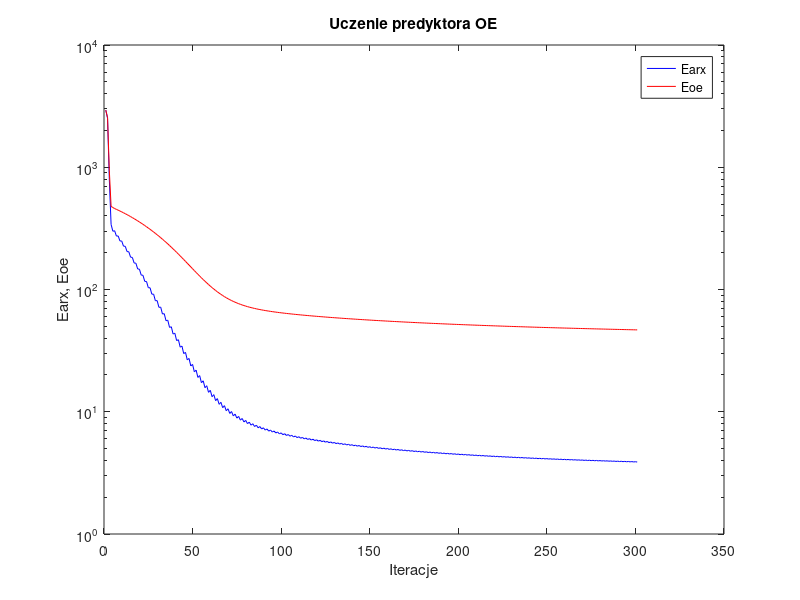
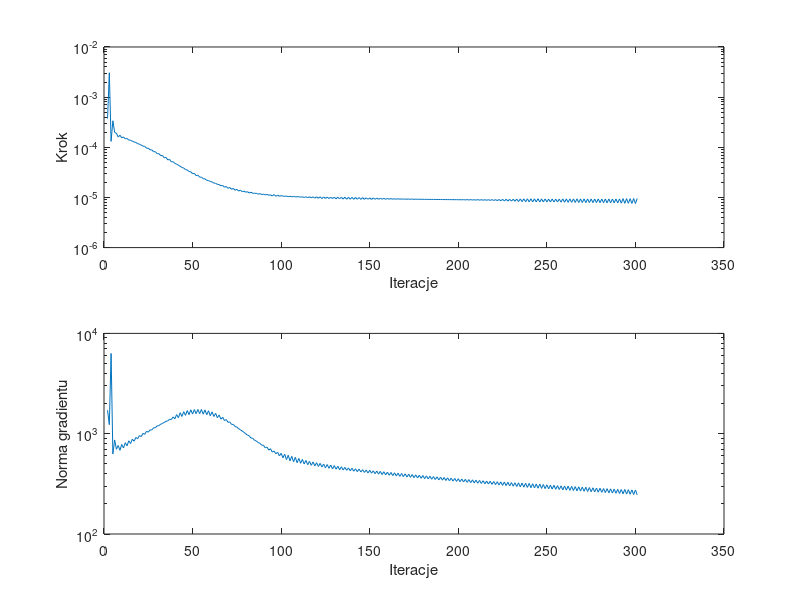

Here is the MATLAB script that generated these plots, in order:
%uczenie predyktora oe
clear all;
n=0; farx(n+1)=2.931471e+003; foe(n+1)=2.934896e+003; wspucz(n+1)=0.000000e+000; ng(n+1)=0.000000e+000;
n=1; farx(n+1)=2.520203e+003; foe(n+1)=2.554836e+003; krok(n+1)=3.729911e-004; ng(n+1)=1.714091e+003;
n=2; farx(n+1)=7.970839e+002; foe(n+1)=9.404128e+002; krok(n+1)=3.065383e-003; ng(n+1)=1.229347e+003;
n=3; farx(n+1)=3.406889e+002; foe(n+1)=4.786046e+002; krok(n+1)=1.312842e-004; ng(n+1)=6.314465e+003;
n=4; farx(n+1)=2.996064e+002; foe(n+1)=4.682464e+002; krok(n+1)=3.383827e-004; ng(n+1)=6.275516e+002;
n=5; farx(n+1)=3.024727e+002; foe(n+1)=4.594839e+002; krok(n+1)=1.984325e-004; ng(n+1)=8.664605e+002;
n=6; farx(n+1)=2.735278e+002; foe(n+1)=4.522664e+002; krok(n+1)=1.906434e-004; ng(n+1)=6.996403e+002;
n=7; farx(n+1)=2.741887e+002; foe(n+1)=4.455083e+002; krok(n+1)=1.601067e-004; ng(n+1)=7.627126e+002;
n=8; farx(n+1)=2.495675e+002; foe(n+1)=4.384413e+002; krok(n+1)=1.736749e-004; ng(n+1)=6.826196e+002;
n=9; farx(n+1)=2.492571e+002; foe(n+1)=4.314868e+002; krok(n+1)=1.546804e-004; ng(n+1)=7.803548e+002;
n=10; farx(n+1)=2.263084e+002; foe(n+1)=4.242212e+002; krok(n+1)=1.605954e-004; ng(n+1)=7.201073e+002;
n=11; farx(n+1)=2.256933e+002; foe(n+1)=4.170737e+002; krok(n+1)=1.476158e-004; ng(n+1)=8.126776e+002;
n=12; farx(n+1)=2.043013e+002; foe(n+1)=4.096325e+002; krok(n+1)=1.494509e-004; ng(n+1)=7.576706e+002;
n=13; farx(n+1)=2.035872e+002; foe(n+1)=4.023251e+002; krok(n+1)=1.395032e-004; ng(n+1)=8.497685e+002;
n=14; farx(n+1)=1.838496e+002; foe(n+1)=3.947440e+002; krok(n+1)=1.381179e-004; ng(n+1)=7.976902e+002;
n=15; farx(n+1)=1.830225e+002; foe(n+1)=3.873099e+002; krok(n+1)=1.323622e-004; ng(n+1)=8.820109e+002;
n=16; farx(n+1)=1.648467e+002; foe(n+1)=3.796264e+002; krok(n+1)=1.276009e-004; ng(n+1)=8.410947e+002;
n=17; farx(n+1)=1.640335e+002; foe(n+1)=3.721031e+002; krok(n+1)=1.247165e-004; ng(n+1)=9.175450e+002;
n=18; farx(n+1)=1.473066e+002; foe(n+1)=3.643525e+002; krok(n+1)=1.180809e-004; ng(n+1)=8.891487e+002;
n=19; farx(n+1)=1.466031e+002; foe(n+1)=3.567778e+002; krok(n+1)=1.156138e-004; ng(n+1)=9.576689e+002;
n=20; farx(n+1)=1.311769e+002; foe(n+1)=3.489984e+002; krok(n+1)=1.107642e-004; ng(n+1)=9.352032e+002;
n=21; farx(n+1)=1.307112e+002; foe(n+1)=3.414090e+002; krok(n+1)=1.052302e-004; ng(n+1)=1.007365e+003;
n=22; farx(n+1)=1.165380e+002; foe(n+1)=3.336277e+002; krok(n+1)=1.042068e-004; ng(n+1)=9.843147e+002;
n=23; farx(n+1)=1.163028e+002; foe(n+1)=3.260436e+002; krok(n+1)=9.580102e-005; ng(n+1)=1.058441e+003;
n=24; farx(n+1)=1.034989e+002; foe(n+1)=3.182791e+002; krok(n+1)=9.579321e-005; ng(n+1)=1.035927e+003;
n=25; farx(n+1)=1.032957e+002; foe(n+1)=3.107149e+002; krok(n+1)=8.923578e-005; ng(n+1)=1.091124e+003;
n=26; farx(n+1)=9.158619e+001; foe(n+1)=3.029881e+002; krok(n+1)=8.878196e-005; ng(n+1)=1.091722e+003;
n=27; farx(n+1)=9.160126e+001; foe(n+1)=2.954691e+002; krok(n+1)=8.147519e-005; ng(n+1)=1.143388e+003;
n=28; farx(n+1)=8.094406e+001; foe(n+1)=2.877998e+002; krok(n+1)=8.170121e-005; ng(n+1)=1.149367e+003;
n=29; farx(n+1)=8.112061e+001; foe(n+1)=2.803428e+002; krok(n+1)=7.432247e-005; ng(n+1)=1.192918e+003;
n=30; farx(n+1)=7.146086e+001; foe(n+1)=2.727496e+002; krok(n+1)=7.502023e-005; ng(n+1)=1.206906e+003;
n=31; farx(n+1)=7.176799e+001; foe(n+1)=2.653750e+002; krok(n+1)=6.791072e-005; ng(n+1)=1.240678e+003;
n=32; farx(n+1)=6.300985e+001; foe(n+1)=2.578817e+002; krok(n+1)=6.880069e-005; ng(n+1)=1.269354e+003;
n=33; farx(n+1)=6.344402e+001; foe(n+1)=2.506132e+002; krok(n+1)=6.153829e-005; ng(n+1)=1.291763e+003;
n=34; farx(n+1)=5.554080e+001; foe(n+1)=2.432433e+002; krok(n+1)=6.307208e-005; ng(n+1)=1.331513e+003;
n=35; farx(n+1)=5.606773e+001; foe(n+1)=2.361090e+002; krok(n+1)=5.587912e-005; ng(n+1)=1.339188e+003;
n=36; farx(n+1)=4.896439e+001; foe(n+1)=2.288937e+002; krok(n+1)=5.755042e-005; ng(n+1)=1.394904e+003;
n=37; farx(n+1)=4.956399e+001; foe(n+1)=2.219265e+002; krok(n+1)=5.113027e-005; ng(n+1)=1.381801e+003;
n=38; farx(n+1)=4.323699e+001; foe(n+1)=2.149071e+002; krok(n+1)=5.162212e-005; ng(n+1)=1.468268e+003;
n=39; farx(n+1)=4.385625e+001; foe(n+1)=2.081419e+002; krok(n+1)=4.765565e-005; ng(n+1)=1.407993e+003;
n=40; farx(n+1)=3.818726e+001; foe(n+1)=2.013572e+002; krok(n+1)=4.621507e-005; ng(n+1)=1.550337e+003;
n=41; farx(n+1)=3.884254e+001; foe(n+1)=1.948315e+002; krok(n+1)=4.381503e-005; ng(n+1)=1.442464e+003;
n=42; farx(n+1)=3.376418e+001; foe(n+1)=1.883160e+002; krok(n+1)=4.184295e-005; ng(n+1)=1.618621e+003;
n=43; farx(n+1)=3.443898e+001; foe(n+1)=1.820702e+002; krok(n+1)=3.955346e-005; ng(n+1)=1.485077e+003;
n=44; farx(n+1)=2.991112e+001; foe(n+1)=1.758628e+002; krok(n+1)=3.858161e-005; ng(n+1)=1.658202e+003;
n=45; farx(n+1)=3.061259e+001; foe(n+1)=1.699353e+002; krok(n+1)=3.598644e-005; ng(n+1)=1.523293e+003;
n=46; farx(n+1)=2.658366e+001; foe(n+1)=1.640726e+002; krok(n+1)=3.523097e-005; ng(n+1)=1.700911e+003;
n=47; farx(n+1)=2.728597e+001; foe(n+1)=1.584956e+002; krok(n+1)=3.287425e-005; ng(n+1)=1.549226e+003;
n=48; farx(n+1)=2.369706e+001; foe(n+1)=1.530087e+002; krok(n+1)=3.242569e-005; ng(n+1)=1.730894e+003;
n=49; farx(n+1)=2.439682e+001; foe(n+1)=1.478106e+002; krok(n+1)=2.981309e-005; ng(n+1)=1.570484e+003;
n=50; farx(n+1)=2.121335e+001; foe(n+1)=1.427217e+002; krok(n+1)=3.008893e-005; ng(n+1)=1.740261e+003;
n=51; farx(n+1)=2.190250e+001; foe(n+1)=1.379220e+002; krok(n+1)=2.722830e-005; ng(n+1)=1.582738e+003;
n=52; farx(n+1)=1.909085e+001; foe(n+1)=1.332484e+002; krok(n+1)=2.780862e-005; ng(n+1)=1.741491e+003;
n=53; farx(n+1)=1.976165e+001; foe(n+1)=1.288592e+002; krok(n+1)=2.531441e-005; ng(n+1)=1.583311e+003;
n=54; farx(n+1)=1.728589e+001; foe(n+1)=1.246131e+002; krok(n+1)=2.537849e-005; ng(n+1)=1.744627e+003;
n=55; farx(n+1)=1.791504e+001; foe(n+1)=1.206372e+002; krok(n+1)=2.362476e-005; ng(n+1)=1.565379e+003;
n=56; farx(n+1)=1.573294e+001; foe(n+1)=1.168134e+002; krok(n+1)=2.351238e-005; ng(n+1)=1.725706e+003;
n=57; farx(n+1)=1.632876e+001; foe(n+1)=1.132449e+002; krok(n+1)=2.199768e-005; ng(n+1)=1.545868e+003;
n=58; farx(n+1)=1.442189e+001; foe(n+1)=1.098325e+002; krok(n+1)=2.170937e-005; ng(n+1)=1.693187e+003;
n=59; farx(n+1)=1.497010e+001; foe(n+1)=1.066564e+002; krok(n+1)=2.078166e-005; ng(n+1)=1.507834e+003;
n=60; farx(n+1)=1.328116e+001; foe(n+1)=1.036367e+002; krok(n+1)=2.038856e-005; ng(n+1)=1.652407e+003;
n=61; farx(n+1)=1.380434e+001; foe(n+1)=1.008346e+002; krok(n+1)=1.933505e-005; ng(n+1)=1.484859e+003;
n=62; farx(n+1)=1.232152e+001; foe(n+1)=9.818222e+001; krok(n+1)=1.912864e-005; ng(n+1)=1.597467e+003;
n=63; farx(n+1)=1.280629e+001; foe(n+1)=9.572679e+001; krok(n+1)=1.821997e-005; ng(n+1)=1.441519e+003;
n=64; farx(n+1)=1.150164e+001; foe(n+1)=9.341242e+001; krok(n+1)=1.804864e-005; ng(n+1)=1.535084e+003;
n=65; farx(n+1)=1.194787e+001; foe(n+1)=9.127402e+001; krok(n+1)=1.709205e-005; ng(n+1)=1.394990e+003;
n=66; farx(n+1)=1.079585e+001; foe(n+1)=8.926465e+001; krok(n+1)=1.731546e-005; ng(n+1)=1.458830e+003;
n=67; farx(n+1)=1.121248e+001; foe(n+1)=8.741099e+001; krok(n+1)=1.602043e-005; ng(n+1)=1.352139e+003;
n=68; farx(n+1)=1.019741e+001; foe(n+1)=8.567358e+001; krok(n+1)=1.656922e-005; ng(n+1)=1.382613e+003;
n=69; farx(n+1)=1.058202e+001; foe(n+1)=8.407248e+001; krok(n+1)=1.519696e-005; ng(n+1)=1.298992e+003;
n=70; farx(n+1)=9.688013e+000; foe(n+1)=8.257496e+001; krok(n+1)=1.579136e-005; ng(n+1)=1.309861e+003;
n=71; farx(n+1)=1.003900e+001; foe(n+1)=8.119540e+001; krok(n+1)=1.453671e-005; ng(n+1)=1.238414e+003;
n=72; farx(n+1)=9.246961e+000; foe(n+1)=7.990643e+001; krok(n+1)=1.515170e-005; ng(n+1)=1.236918e+003;
n=73; farx(n+1)=9.569317e+000; foe(n+1)=7.871819e+001; krok(n+1)=1.390226e-005; ng(n+1)=1.181413e+003;
n=74; farx(n+1)=8.867309e+000; foe(n+1)=7.760851e+001; krok(n+1)=1.455793e-005; ng(n+1)=1.164114e+003;
n=75; farx(n+1)=9.161768e+000; foe(n+1)=7.658452e+001; krok(n+1)=1.338477e-005; ng(n+1)=1.121733e+003;
n=76; farx(n+1)=8.537914e+000; foe(n+1)=7.562776e+001; krok(n+1)=1.400833e-005; ng(n+1)=1.093655e+003;
n=77; farx(n+1)=8.808197e+000; foe(n+1)=7.474350e+001; krok(n+1)=1.302585e-005; ng(n+1)=1.062155e+003;
n=78; farx(n+1)=8.253337e+000; foe(n+1)=7.391664e+001; krok(n+1)=1.334530e-005; ng(n+1)=1.031652e+003;
n=79; farx(n+1)=8.496737e+000; foe(n+1)=7.315048e+001; krok(n+1)=1.273164e-005; ng(n+1)=9.983097e+002;
n=80; farx(n+1)=7.995397e+000; foe(n+1)=7.243233e+001; krok(n+1)=1.302585e-005; ng(n+1)=9.671274e+002;
n=81; farx(n+1)=8.221192e+000; foe(n+1)=7.176471e+001; krok(n+1)=1.224850e-005; ng(n+1)=9.519375e+002;
n=82; farx(n+1)=7.770692e+000; foe(n+1)=7.113737e+001; krok(n+1)=1.268925e-005; ng(n+1)=9.030023e+002;
n=83; farx(n+1)=7.980271e+000; foe(n+1)=7.055258e+001; krok(n+1)=1.209447e-005; ng(n+1)=9.002483e+002;
n=84; farx(n+1)=7.573795e+000; foe(n+1)=7.000154e+001; krok(n+1)=1.209645e-005; ng(n+1)=8.578433e+002;
n=85; farx(n+1)=7.765509e+000; foe(n+1)=6.948574e+001; krok(n+1)=1.209447e-005; ng(n+1)=8.458153e+002;
n=86; farx(n+1)=7.394937e+000; foe(n+1)=6.899768e+001; krok(n+1)=1.161317e-005; ng(n+1)=8.166559e+002;
n=87; farx(n+1)=7.570210e+000; foe(n+1)=6.853898e+001; krok(n+1)=1.191391e-005; ng(n+1)=8.020827e+002;
n=88; farx(n+1)=7.230311e+000; foe(n+1)=6.810359e+001; krok(n+1)=1.141354e-005; ng(n+1)=7.688514e+002;
n=89; farx(n+1)=7.393438e+000; foe(n+1)=6.769269e+001; krok(n+1)=1.161523e-005; ng(n+1)=7.680256e+002;
n=90; farx(n+1)=7.080842e+000; foe(n+1)=6.730119e+001; krok(n+1)=1.127096e-005; ng(n+1)=7.226243e+002;
n=91; farx(n+1)=7.234394e+000; foe(n+1)=6.693006e+001; krok(n+1)=1.144248e-005; ng(n+1)=7.363071e+002;
n=92; farx(n+1)=6.943373e+000; foe(n+1)=6.657499e+001; krok(n+1)=1.109569e-005; ng(n+1)=6.859444e+002;
n=93; farx(n+1)=7.089356e+000; foe(n+1)=6.623710e+001; krok(n+1)=1.126542e-005; ng(n+1)=7.091362e+002;
n=94; farx(n+1)=6.822575e+000; foe(n+1)=6.591250e+001; krok(n+1)=1.069939e-005; ng(n+1)=6.552199e+002;
n=95; farx(n+1)=6.956920e+000; foe(n+1)=6.560165e+001; krok(n+1)=1.143043e-005; ng(n+1)=6.716942e+002;
n=96; farx(n+1)=6.704740e+000; foe(n+1)=6.530232e+001; krok(n+1)=1.052881e-005; ng(n+1)=6.310435e+002;
n=97; farx(n+1)=6.832783e+000; foe(n+1)=6.501516e+001; krok(n+1)=1.115447e-005; ng(n+1)=6.524958e+002;
n=98; farx(n+1)=6.594808e+000; foe(n+1)=6.473762e+001; krok(n+1)=1.054828e-005; ng(n+1)=6.006732e+002;
n=99; farx(n+1)=6.717778e+000; foe(n+1)=6.447048e+001; krok(n+1)=1.085468e-005; ng(n+1)=6.370547e+002;
n=100; farx(n+1)=6.492018e+000; foe(n+1)=6.421132e+001; krok(n+1)=1.061240e-005; ng(n+1)=5.749832e+002;
n=101; farx(n+1)=6.610776e+000; foe(n+1)=6.396108e+001; krok(n+1)=1.055114e-005; ng(n+1)=6.240886e+002;
n=102; farx(n+1)=6.397003e+000; foe(n+1)=6.371749e+001; krok(n+1)=1.063629e-005; ng(n+1)=5.520245e+002;
n=103; farx(n+1)=6.511582e+000; foe(n+1)=6.348160e+001; krok(n+1)=1.039083e-005; ng(n+1)=6.096387e+002;
n=104; farx(n+1)=6.308270e+000; foe(n+1)=6.325137e+001; krok(n+1)=1.057446e-005; ng(n+1)=5.357497e+002;
n=105; farx(n+1)=6.418918e+000; foe(n+1)=6.302788e+001; krok(n+1)=1.030147e-005; ng(n+1)=5.951624e+002;
n=106; farx(n+1)=6.224678e+000; foe(n+1)=6.280926e+001; krok(n+1)=1.048504e-005; ng(n+1)=5.240189e+002;
n=107; farx(n+1)=6.331879e+000; foe(n+1)=6.259656e+001; krok(n+1)=1.023758e-005; ng(n+1)=5.817888e+002;
n=108; farx(n+1)=6.146484e+000; foe(n+1)=6.238812e+001; krok(n+1)=1.033992e-005; ng(n+1)=5.138672e+002;
n=109; farx(n+1)=6.250388e+000; foe(n+1)=6.218492e+001; krok(n+1)=1.029142e-005; ng(n+1)=5.673022e+002;
n=110; farx(n+1)=6.072157e+000; foe(n+1)=6.198543e+001; krok(n+1)=1.015216e-005; ng(n+1)=5.071088e+002;
n=111; farx(n+1)=6.172723e+000; foe(n+1)=6.179062e+001; krok(n+1)=1.029142e-005; ng(n+1)=5.543745e+002;
n=112; farx(n+1)=6.002255e+000; foe(n+1)=6.159907e+001; krok(n+1)=9.975945e-006; ng(n+1)=4.990657e+002;
n=113; farx(n+1)=6.098700e+000; foe(n+1)=6.141169e+001; krok(n+1)=1.031835e-005; ng(n+1)=5.409127e+002;
n=114; farx(n+1)=5.934759e+000; foe(n+1)=6.122730e+001; krok(n+1)=9.888364e-006; ng(n+1)=4.905881e+002;
n=115; farx(n+1)=6.028538e+000; foe(n+1)=6.104667e+001; krok(n+1)=1.031835e-005; ng(n+1)=5.309699e+002;
n=116; farx(n+1)=5.869904e+000; foe(n+1)=6.086872e+001; krok(n+1)=9.808732e-006; ng(n+1)=4.837790e+002;
n=117; farx(n+1)=5.961642e+000; foe(n+1)=6.069428e+001; krok(n+1)=1.029142e-005; ng(n+1)=5.228777e+002;
n=118; farx(n+1)=5.808317e+000; foe(n+1)=6.052220e+001; krok(n+1)=9.706803e-006; ng(n+1)=4.774883e+002;
n=119; farx(n+1)=5.897658e+000; foe(n+1)=6.035337e+001; krok(n+1)=1.029142e-005; ng(n+1)=5.141206e+002;
n=120; farx(n+1)=5.749238e+000; foe(n+1)=6.018669e+001; krok(n+1)=9.622040e-006; ng(n+1)=4.713908e+002;
n=121; farx(n+1)=5.836454e+000; foe(n+1)=6.002307e+001; krok(n+1)=1.029142e-005; ng(n+1)=5.061318e+002;
n=122; farx(n+1)=5.692895e+000; foe(n+1)=5.986137e+001; krok(n+1)=9.515478e-006; ng(n+1)=4.658495e+002;
n=123; farx(n+1)=5.777066e+000; foe(n+1)=5.970251e+001; krok(n+1)=1.023989e-005; ng(n+1)=4.975964e+002;
n=124; farx(n+1)=5.637841e+000; foe(n+1)=5.954563e+001; krok(n+1)=9.549067e-006; ng(n+1)=4.577398e+002;
n=125; farx(n+1)=5.720511e+000; foe(n+1)=5.939139e+001; krok(n+1)=1.015968e-005; ng(n+1)=4.924061e+002;
n=126; farx(n+1)=5.585270e+000; foe(n+1)=5.923892e+001; krok(n+1)=9.520265e-006; ng(n+1)=4.519130e+002;
n=127; farx(n+1)=5.665945e+000; foe(n+1)=5.908896e+001; krok(n+1)=1.008355e-005; ng(n+1)=4.864984e+002;
n=128; farx(n+1)=5.534637e+000; foe(n+1)=5.894070e+001; krok(n+1)=9.520842e-006; ng(n+1)=4.458265e+002;
n=129; farx(n+1)=5.614188e+000; foe(n+1)=5.879478e+001; krok(n+1)=1.009346e-005; ng(n+1)=4.810541e+002;
n=130; farx(n+1)=5.486613e+000; foe(n+1)=5.865032e+001; krok(n+1)=9.386788e-006; ng(n+1)=4.425532e+002;
n=131; farx(n+1)=5.563571e+000; foe(n+1)=5.850810e+001; krok(n+1)=1.008355e-005; ng(n+1)=4.733824e+002;
n=132; farx(n+1)=5.439520e+000; foe(n+1)=5.836742e+001; krok(n+1)=9.392863e-006; ng(n+1)=4.373722e+002;
n=133; farx(n+1)=5.515479e+000; foe(n+1)=5.822886e+001; krok(n+1)=1.009346e-005; ng(n+1)=4.685158e+002;
n=134; farx(n+1)=5.394821e+000; foe(n+1)=5.809159e+001; krok(n+1)=9.263865e-006; ng(n+1)=4.351999e+002;
n=135; farx(n+1)=5.468659e+000; foe(n+1)=5.795636e+001; krok(n+1)=1.013046e-005; ng(n+1)=4.612916e+002;
n=136; farx(n+1)=5.351139e+000; foe(n+1)=5.782244e+001; krok(n+1)=9.215371e-006; ng(n+1)=4.316189e+002;
n=137; farx(n+1)=5.423132e+000; foe(n+1)=5.769048e+001; krok(n+1)=1.008355e-005; ng(n+1)=4.559048e+002;
n=138; farx(n+1)=5.308618e+000; foe(n+1)=5.755986e+001; krok(n+1)=9.225986e-006; ng(n+1)=4.269084e+002;
n=139; farx(n+1)=5.379338e+000; foe(n+1)=5.743110e+001; krok(n+1)=1.003408e-005; ng(n+1)=4.517503e+002;
n=140; farx(n+1)=5.267720e+000; foe(n+1)=5.730358e+001; krok(n+1)=9.196428e-006; ng(n+1)=4.231110e+002;
n=141; farx(n+1)=5.336733e+000; foe(n+1)=5.717785e+001; krok(n+1)=9.975945e-006; ng(n+1)=4.469569e+002;
n=142; farx(n+1)=5.227795e+000; foe(n+1)=5.705336e+001; krok(n+1)=9.225986e-006; ng(n+1)=4.183924e+002;
n=143; farx(n+1)=5.296010e+000; foe(n+1)=5.693060e+001; krok(n+1)=9.952471e-006; ng(n+1)=4.435495e+002;
n=144; farx(n+1)=5.189798e+000; foe(n+1)=5.680889e+001; krok(n+1)=9.137433e-006; ng(n+1)=4.158673e+002;
n=145; farx(n+1)=5.256080e+000; foe(n+1)=5.668886e+001; krok(n+1)=9.936047e-006; ng(n+1)=4.378254e+002;
n=146; farx(n+1)=5.152410e+000; foe(n+1)=5.656996e+001; krok(n+1)=9.155646e-006; ng(n+1)=4.114373e+002;
n=147; farx(n+1)=5.217265e+000; foe(n+1)=5.645266e+001; krok(n+1)=9.841122e-006; ng(n+1)=4.342918e+002;
n=148; farx(n+1)=5.116009e+000; foe(n+1)=5.633649e+001; krok(n+1)=9.207477e-006; ng(n+1)=4.065204e+002;
n=149; farx(n+1)=5.180195e+000; foe(n+1)=5.622186e+001; krok(n+1)=9.809075e-006; ng(n+1)=4.314929e+002;
n=150; farx(n+1)=5.081342e+000; foe(n+1)=5.610819e+001; krok(n+1)=9.128990e-006; ng(n+1)=4.040614e+002;
n=151; farx(n+1)=5.143696e+000; foe(n+1)=5.599601e+001; krok(n+1)=9.772716e-006; ng(n+1)=4.263475e+002;
n=152; farx(n+1)=5.047009e+000; foe(n+1)=5.588487e+001; krok(n+1)=9.184756e-006; ng(n+1)=3.993934e+002;
n=153; farx(n+1)=5.108364e+000; foe(n+1)=5.577518e+001; krok(n+1)=9.671965e-006; ng(n+1)=4.239385e+002;
n=154; farx(n+1)=5.013850e+000; foe(n+1)=5.566646e+001; krok(n+1)=9.215371e-006; ng(n+1)=3.951453e+002;
n=155; farx(n+1)=5.074136e+000; foe(n+1)=5.555914e+001; krok(n+1)=9.602384e-006; ng(n+1)=4.209686e+002;
n=156; farx(n+1)=4.981682e+000; foe(n+1)=5.545274e+001; krok(n+1)=9.233149e-006; ng(n+1)=3.914107e+002;
n=157; farx(n+1)=5.041003e+000; foe(n+1)=5.534769e+001; krok(n+1)=9.555815e-006; ng(n+1)=4.179329e+002;
n=158; farx(n+1)=4.950605e+000; foe(n+1)=5.524353e+001; krok(n+1)=9.215371e-006; ng(n+1)=3.883865e+002;
n=159; farx(n+1)=5.008732e+000; foe(n+1)=5.514066e+001; krok(n+1)=9.520842e-006; ng(n+1)=4.142318e+002;
n=160; farx(n+1)=4.920318e+000; foe(n+1)=5.503866e+001; krok(n+1)=9.215371e-006; ng(n+1)=3.850807e+002;
n=161; farx(n+1)=4.977366e+000; foe(n+1)=5.493792e+001; krok(n+1)=9.479621e-006; ng(n+1)=4.109010e+002;
n=162; farx(n+1)=4.890851e+000; foe(n+1)=5.483802e+001; krok(n+1)=9.215371e-006; ng(n+1)=3.818700e+002;
n=163; farx(n+1)=4.946839e+000; foe(n+1)=5.473933e+001; krok(n+1)=9.434846e-006; ng(n+1)=4.076783e+002;
n=164; farx(n+1)=4.862187e+000; foe(n+1)=5.464145e+001; krok(n+1)=9.217968e-006; ng(n+1)=3.786085e+002;
n=165; farx(n+1)=4.917221e+000; foe(n+1)=5.454476e+001; krok(n+1)=9.405221e-006; ng(n+1)=4.044944e+002;
n=166; farx(n+1)=4.834322e+000; foe(n+1)=5.444885e+001; krok(n+1)=9.203865e-006; ng(n+1)=3.758196e+002;
n=167; farx(n+1)=4.888364e+000; foe(n+1)=5.435408e+001; krok(n+1)=9.375707e-006; ng(n+1)=4.012314e+002;
n=168; farx(n+1)=4.807174e+000; foe(n+1)=5.426007e+001; krok(n+1)=9.196428e-006; ng(n+1)=3.729313e+002;
n=169; farx(n+1)=4.860244e+000; foe(n+1)=5.416717e+001; krok(n+1)=9.340678e-006; ng(n+1)=3.981058e+002;
n=170; farx(n+1)=4.780765e+000; foe(n+1)=5.407501e+001; krok(n+1)=9.188990e-006; ng(n+1)=3.699670e+002;
n=171; farx(n+1)=4.832926e+000; foe(n+1)=5.398393e+001; krok(n+1)=9.322149e-006; ng(n+1)=3.948974e+002;
n=172; farx(n+1)=4.755071e+000; foe(n+1)=5.389356e+001; krok(n+1)=9.165986e-006; ng(n+1)=3.674079e+002;
n=173; farx(n+1)=4.806259e+000; foe(n+1)=5.380423e+001; krok(n+1)=9.299765e-006; ng(n+1)=3.915945e+002;
n=174; farx(n+1)=4.729972e+000; foe(n+1)=5.371560e+001; krok(n+1)=9.158722e-006; ng(n+1)=3.646219e+002;
n=175; farx(n+1)=4.780234e+000; foe(n+1)=5.362798e+001; krok(n+1)=9.263868e-006; ng(n+1)=3.886008e+002;
n=176; farx(n+1)=4.705501e+000; foe(n+1)=5.354105e+001; krok(n+1)=9.158722e-006; ng(n+1)=3.616787e+002;
n=177; farx(n+1)=4.754918e+000; foe(n+1)=5.345509e+001; krok(n+1)=9.237209e-006; ng(n+1)=3.856830e+002;
n=178; farx(n+1)=4.681650e+000; foe(n+1)=5.336979e+001; krok(n+1)=9.148208e-006; ng(n+1)=3.590611e+002;
n=179; farx(n+1)=4.730249e+000; foe(n+1)=5.328545e+001; krok(n+1)=9.215371e-006; ng(n+1)=3.827643e+002;
n=180; farx(n+1)=4.658433e+000; foe(n+1)=5.320174e+001; krok(n+1)=9.128990e-006; ng(n+1)=3.565675e+002;
n=181; farx(n+1)=4.706166e+000; foe(n+1)=5.311896e+001; krok(n+1)=9.195979e-006; ng(n+1)=3.796868e+002;
n=182; farx(n+1)=4.635759e+000; foe(n+1)=5.303681e+001; krok(n+1)=9.117057e-006; ng(n+1)=3.539894e+002;
n=183; farx(n+1)=4.682690e+000; foe(n+1)=5.295555e+001; krok(n+1)=9.177209e-006; ng(n+1)=3.767674e+002;
n=184; farx(n+1)=4.613655e+000; foe(n+1)=5.287490e+001; krok(n+1)=9.098641e-006; ng(n+1)=3.515501e+002;
n=185; farx(n+1)=4.659763e+000; foe(n+1)=5.279512e+001; krok(n+1)=9.158722e-006; ng(n+1)=3.737855e+002;
n=186; farx(n+1)=4.591972e+000; foe(n+1)=5.271593e+001; krok(n+1)=9.098741e-006; ng(n+1)=3.490483e+002;
n=187; farx(n+1)=4.637343e+000; foe(n+1)=5.263759e+001; krok(n+1)=9.117057e-006; ng(n+1)=3.713620e+002;
n=188; farx(n+1)=4.570930e+000; foe(n+1)=5.255983e+001; krok(n+1)=9.089066e-006; ng(n+1)=3.463449e+002;
n=189; farx(n+1)=4.615537e+000; foe(n+1)=5.248289e+001; krok(n+1)=9.109987e-006; ng(n+1)=3.683723e+002;
n=190; farx(n+1)=4.550324e+000; foe(n+1)=5.240652e+001; krok(n+1)=9.071830e-006; ng(n+1)=3.441406e+002;
n=191; farx(n+1)=4.594177e+000; foe(n+1)=5.233094e+001; krok(n+1)=9.081828e-006; ng(n+1)=3.657006e+002;
n=192; farx(n+1)=4.530170e+000; foe(n+1)=5.225591e+001; krok(n+1)=9.071830e-006; ng(n+1)=3.415907e+002;
n=193; farx(n+1)=4.573356e+000; foe(n+1)=5.218166e+001; krok(n+1)=9.058324e-006; ng(n+1)=3.632047e+002;
n=194; farx(n+1)=4.510540e+000; foe(n+1)=5.210794e+001; krok(n+1)=9.054721e-006; ng(n+1)=3.393159e+002;
n=195; farx(n+1)=4.553003e+000; foe(n+1)=5.203498e+001; krok(n+1)=9.041389e-006; ng(n+1)=3.604550e+002;
n=196; farx(n+1)=4.491300e+000; foe(n+1)=5.196253e+001; krok(n+1)=9.049168e-006; ng(n+1)=3.369981e+002;
n=197; farx(n+1)=4.533109e+000; foe(n+1)=5.189083e+001; krok(n+1)=9.014671e-006; ng(n+1)=3.580346e+002;
n=198; farx(n+1)=4.472519e+000; foe(n+1)=5.181963e+001; krok(n+1)=9.041389e-006; ng(n+1)=3.346773e+002;
n=199; farx(n+1)=4.513692e+000; foe(n+1)=5.174914e+001; krok(n+1)=8.997287e-006; ng(n+1)=3.555336e+002;
n=200; farx(n+1)=4.454184e+000; foe(n+1)=5.167915e+001; krok(n+1)=9.024321e-006; ng(n+1)=3.325407e+002;
n=201; farx(n+1)=4.494597e+000; foe(n+1)=5.160986e+001; krok(n+1)=8.960031e-006; ng(n+1)=3.529422e+002;
n=202; farx(n+1)=4.436137e+000; foe(n+1)=5.154105e+001; krok(n+1)=9.050777e-006; ng(n+1)=3.297634e+002;
n=203; farx(n+1)=4.475975e+000; foe(n+1)=5.147291e+001; krok(n+1)=8.914462e-006; ng(n+1)=3.510007e+002;
n=204; farx(n+1)=4.418516e+000; foe(n+1)=5.140524e+001; krok(n+1)=9.062615e-006; ng(n+1)=3.273051e+002;
n=205; farx(n+1)=4.457746e+000; foe(n+1)=5.133824e+001; krok(n+1)=8.869972e-006; ng(n+1)=3.489416e+002;
n=206; farx(n+1)=4.401274e+000; foe(n+1)=5.127168e+001; krok(n+1)=9.079887e-006; ng(n+1)=3.248944e+002;
n=207; farx(n+1)=4.440060e+000; foe(n+1)=5.120577e+001; krok(n+1)=8.856543e-006; ng(n+1)=3.469477e+002;
n=208; farx(n+1)=4.384591e+000; foe(n+1)=5.114031e+001; krok(n+1)=9.032653e-006; ng(n+1)=3.232214e+002;
n=209; farx(n+1)=4.422576e+000; foe(n+1)=5.107548e+001; krok(n+1)=8.833238e-006; ng(n+1)=3.439961e+002;
n=210; farx(n+1)=4.368057e+000; foe(n+1)=5.101107e+001; krok(n+1)=9.063603e-006; ng(n+1)=3.207312e+002;
n=211; farx(n+1)=4.405598e+000; foe(n+1)=5.094728e+001; krok(n+1)=8.804989e-006; ng(n+1)=3.422023e+002;
n=212; farx(n+1)=4.351960e+000; foe(n+1)=5.088391e+001; krok(n+1)=9.049168e-006; ng(n+1)=3.188768e+002;
n=213; farx(n+1)=4.388959e+000; foe(n+1)=5.082114e+001; krok(n+1)=8.786087e-006; ng(n+1)=3.399734e+002;
n=214; farx(n+1)=4.336245e+000; foe(n+1)=5.075878e+001; krok(n+1)=9.032883e-006; ng(n+1)=3.169403e+002;
n=215; farx(n+1)=4.372595e+000; foe(n+1)=5.069701e+001; krok(n+1)=8.756691e-006; ng(n+1)=3.375489e+002;
n=216; farx(n+1)=4.320751e+000; foe(n+1)=5.063562e+001; krok(n+1)=9.054721e-006; ng(n+1)=3.146662e+002;
n=217; farx(n+1)=4.356619e+000; foe(n+1)=5.057481e+001; krok(n+1)=8.720009e-006; ng(n+1)=3.357429e+002;
n=218; farx(n+1)=4.305595e+000; foe(n+1)=5.051439e+001; krok(n+1)=9.062615e-006; ng(n+1)=3.126356e+002;
n=219; farx(n+1)=4.340974e+000; foe(n+1)=5.045451e+001; krok(n+1)=8.686387e-006; ng(n+1)=3.338730e+002;
n=220; farx(n+1)=4.290745e+000; foe(n+1)=5.039502e+001; krok(n+1)=9.071830e-006; ng(n+1)=3.106294e+002;
n=221; farx(n+1)=4.325567e+000; foe(n+1)=5.033607e+001; krok(n+1)=8.632369e-006; ng(n+1)=3.320618e+002;
n=222; farx(n+1)=4.276158e+000; foe(n+1)=5.027747e+001; krok(n+1)=9.109987e-006; ng(n+1)=3.082482e+002;
n=223; farx(n+1)=4.310361e+000; foe(n+1)=5.021941e+001; krok(n+1)=8.546025e-006; ng(n+1)=3.304819e+002;
n=224; farx(n+1)=4.261665e+000; foe(n+1)=5.016165e+001; krok(n+1)=9.217968e-006; ng(n+1)=3.053579e+002;
n=225; farx(n+1)=4.295680e+000; foe(n+1)=5.010442e+001; krok(n+1)=8.481911e-006; ng(n+1)=3.300476e+002;
n=226; farx(n+1)=4.247742e+000; foe(n+1)=5.004754e+001; krok(n+1)=9.207477e-006; ng(n+1)=3.036053e+002;
n=227; farx(n+1)=4.281303e+000; foe(n+1)=4.999116e+001; krok(n+1)=8.468871e-006; ng(n+1)=3.279878e+002;
n=228; farx(n+1)=4.234146e+000; foe(n+1)=4.993514e+001; krok(n+1)=9.184756e-006; ng(n+1)=3.019173e+002;
n=229; farx(n+1)=4.267139e+000; foe(n+1)=4.987961e+001; krok(n+1)=8.445859e-006; ng(n+1)=3.256719e+002;
n=230; farx(n+1)=4.220703e+000; foe(n+1)=4.982440e+001; krok(n+1)=9.207477e-006; ng(n+1)=2.998766e+002;
n=231; farx(n+1)=4.253156e+000; foe(n+1)=4.976967e+001; krok(n+1)=8.379583e-006; ng(n+1)=3.240574e+002;
n=232; farx(n+1)=4.207317e+000; foe(n+1)=4.971522e+001; krok(n+1)=9.301319e-006; ng(n+1)=2.973855e+002;
n=233; farx(n+1)=4.239497e+000; foe(n+1)=4.966123e+001; krok(n+1)=8.295367e-006; ng(n+1)=3.236492e+002;
n=234; farx(n+1)=4.194354e+000; foe(n+1)=4.960754e+001; krok(n+1)=9.340678e-006; ng(n+1)=2.952332e+002;
n=235; farx(n+1)=4.226113e+000; foe(n+1)=4.955431e+001; krok(n+1)=8.245594e-006; ng(n+1)=3.222189e+002;
n=236; farx(n+1)=4.181636e+000; foe(n+1)=4.950137e+001; krok(n+1)=9.375707e-006; ng(n+1)=2.931820e+002;
n=237; farx(n+1)=4.213022e+000; foe(n+1)=4.944887e+001; krok(n+1)=8.206521e-006; ng(n+1)=3.208022e+002;
n=238; farx(n+1)=4.169149e+000; foe(n+1)=4.939667e+001; krok(n+1)=9.399927e-006; ng(n+1)=2.913573e+002;
n=239; farx(n+1)=4.200178e+000; foe(n+1)=4.934489e+001; krok(n+1)=8.166804e-006; ng(n+1)=3.194534e+002;
n=240; farx(n+1)=4.157033e+000; foe(n+1)=4.929341e+001; krok(n+1)=9.392863e-006; ng(n+1)=2.895596e+002;
n=241; farx(n+1)=4.187595e+000; foe(n+1)=4.924238e+001; krok(n+1)=8.155065e-006; ng(n+1)=3.172776e+002;
n=242; farx(n+1)=4.145092e+000; foe(n+1)=4.919162e+001; krok(n+1)=9.392863e-006; ng(n+1)=2.878657e+002;
n=243; farx(n+1)=4.175229e+000; foe(n+1)=4.914130e+001; krok(n+1)=8.129247e-006; ng(n+1)=3.154623e+002;
n=244; farx(n+1)=4.133228e+000; foe(n+1)=4.909123e+001; krok(n+1)=9.433029e-006; ng(n+1)=2.860942e+002;
n=245; farx(n+1)=4.163196e+000; foe(n+1)=4.904155e+001; krok(n+1)=8.106422e-006; ng(n+1)=3.145670e+002;
n=246; farx(n+1)=4.121907e+000; foe(n+1)=4.899221e+001; krok(n+1)=9.359580e-006; ng(n+1)=2.848969e+002;
n=247; farx(n+1)=4.151350e+000; foe(n+1)=4.894327e+001; krok(n+1)=8.128882e-006; ng(n+1)=3.116459e+002;
n=248; farx(n+1)=4.110682e+000; foe(n+1)=4.889462e+001; krok(n+1)=9.331364e-006; ng(n+1)=2.834746e+002;
n=249; farx(n+1)=4.139722e+000; foe(n+1)=4.884636e+001; krok(n+1)=8.128882e-006; ng(n+1)=3.095237e+002;
n=250; farx(n+1)=4.099641e+000; foe(n+1)=4.879839e+001; krok(n+1)=9.309975e-006; ng(n+1)=2.820478e+002;
n=251; farx(n+1)=4.128264e+000; foe(n+1)=4.875079e+001; krok(n+1)=8.112714e-006; ng(n+1)=3.075669e+002;
n=252; farx(n+1)=4.088730e+000; foe(n+1)=4.870345e+001; krok(n+1)=9.322149e-006; ng(n+1)=2.803973e+002;
n=253; farx(n+1)=4.117095e+000; foe(n+1)=4.865647e+001; krok(n+1)=8.106422e-006; ng(n+1)=3.060905e+002;
n=254; farx(n+1)=4.078180e+000; foe(n+1)=4.860979e+001; krok(n+1)=9.263865e-006; ng(n+1)=2.792106e+002;
n=255; farx(n+1)=4.106068e+000; foe(n+1)=4.856347e+001; krok(n+1)=8.112714e-006; ng(n+1)=3.035686e+002;
n=256; farx(n+1)=4.067685e+000; foe(n+1)=4.851740e+001; krok(n+1)=9.263865e-006; ng(n+1)=2.776814e+002;
n=257; farx(n+1)=4.095114e+000; foe(n+1)=4.847169e+001; krok(n+1)=8.058704e-006; ng(n+1)=3.019662e+002;
n=258; farx(n+1)=4.057241e+000; foe(n+1)=4.842616e+001; krok(n+1)=9.342023e-006; ng(n+1)=2.755090e+002;
n=259; farx(n+1)=4.084447e+000; foe(n+1)=4.838100e+001; krok(n+1)=8.010217e-006; ng(n+1)=3.012258e+002;
n=260; farx(n+1)=4.047037e+000; foe(n+1)=4.833605e+001; krok(n+1)=9.365562e-006; ng(n+1)=2.739237e+002;
n=261; farx(n+1)=4.073995e+000; foe(n+1)=4.829144e+001; krok(n+1)=7.983154e-006; ng(n+1)=3.000842e+002;
n=262; farx(n+1)=4.037103e+000; foe(n+1)=4.824708e+001; krok(n+1)=9.351708e-006; ng(n+1)=2.725294e+002;
n=263; farx(n+1)=4.063711e+000; foe(n+1)=4.820305e+001; krok(n+1)=7.969908e-006; ng(n+1)=2.983148e+002;
n=264; farx(n+1)=4.027314e+000; foe(n+1)=4.815925e+001; krok(n+1)=9.351708e-006; ng(n+1)=2.710598e+002;
n=265; farx(n+1)=4.053564e+000; foe(n+1)=4.811577e+001; krok(n+1)=7.940086e-006; ng(n+1)=2.967503e+002;
n=266; farx(n+1)=4.017659e+000; foe(n+1)=4.807250e+001; krok(n+1)=9.375707e-006; ng(n+1)=2.693884e+002;
n=267; farx(n+1)=4.043633e+000; foe(n+1)=4.802955e+001; krok(n+1)=7.918261e-006; ng(n+1)=2.954072e+002;
n=268; farx(n+1)=4.008223e+000; foe(n+1)=4.798683e+001; krok(n+1)=9.365562e-006; ng(n+1)=2.679932e+002;
n=269; farx(n+1)=4.033879e+000; foe(n+1)=4.794442e+001; krok(n+1)=7.909320e-006; ng(n+1)=2.936943e+002;
n=270; farx(n+1)=3.998903e+000; foe(n+1)=4.790223e+001; krok(n+1)=9.365562e-006; ng(n+1)=2.666457e+002;
n=271; farx(n+1)=4.024273e+000; foe(n+1)=4.786034e+001; krok(n+1)=7.886739e-006; ng(n+1)=2.923118e+002;
n=272; farx(n+1)=3.989791e+000; foe(n+1)=4.781867e+001; krok(n+1)=9.357347e-006; ng(n+1)=2.652208e+002;
n=273; farx(n+1)=4.014867e+000; foe(n+1)=4.777730e+001; krok(n+1)=7.886739e-006; ng(n+1)=2.905697e+002;
n=274; farx(n+1)=3.980837e+000; foe(n+1)=4.773615e+001; krok(n+1)=9.331364e-006; ng(n+1)=2.640304e+002;
n=275; farx(n+1)=4.005617e+000; foe(n+1)=4.769530e+001; krok(n+1)=7.886739e-006; ng(n+1)=2.888108e+002;
n=276; farx(n+1)=3.972024e+000; foe(n+1)=4.765467e+001; krok(n+1)=9.309975e-006; ng(n+1)=2.628310e+002;
n=277; farx(n+1)=3.996463e+000; foe(n+1)=4.761432e+001; krok(n+1)=7.866658e-006; ng(n+1)=2.871407e+002;
n=278; farx(n+1)=3.963295e+000; foe(n+1)=4.757415e+001; krok(n+1)=9.331364e-006; ng(n+1)=2.613066e+002;
n=279; farx(n+1)=3.987554e+000; foe(n+1)=4.753427e+001; krok(n+1)=7.864914e-006; ng(n+1)=2.859131e+002;
n=280; farx(n+1)=3.954812e+000; foe(n+1)=4.749461e+001; krok(n+1)=9.279533e-006; ng(n+1)=2.603638e+002;
n=281; farx(n+1)=3.978655e+000; foe(n+1)=4.745523e+001; krok(n+1)=7.840842e-006; ng(n+1)=2.839541e+002;
n=282; farx(n+1)=3.946294e+000; foe(n+1)=4.741600e+001; krok(n+1)=9.340678e-006; ng(n+1)=2.586162e+002;
n=283; farx(n+1)=3.969963e+000; foe(n+1)=4.737704e+001; krok(n+1)=7.803699e-006; ng(n+1)=2.832529e+002;
n=284; farx(n+1)=3.938003e+000; foe(n+1)=4.733827e+001; krok(n+1)=9.340678e-006; ng(n+1)=2.573064e+002;
n=285; farx(n+1)=3.961428e+000; foe(n+1)=4.729976e+001; krok(n+1)=7.792977e-006; ng(n+1)=2.818570e+002;
n=286; farx(n+1)=3.929889e+000; foe(n+1)=4.726144e+001; krok(n+1)=9.318742e-006; ng(n+1)=2.561142e+002;
n=287; farx(n+1)=3.953005e+000; foe(n+1)=4.722340e+001; krok(n+1)=7.784140e-006; ng(n+1)=2.801429e+002;
n=288; farx(n+1)=3.921829e+000; foe(n+1)=4.718551e+001; krok(n+1)=9.331364e-006; ng(n+1)=2.547895e+002;
n=289; farx(n+1)=3.944719e+000; foe(n+1)=4.714789e+001; krok(n+1)=7.760930e-006; ng(n+1)=2.789998e+002;
n=290; farx(n+1)=3.913926e+000; foe(n+1)=4.711043e+001; krok(n+1)=9.331364e-006; ng(n+1)=2.535083e+002;
n=291; farx(n+1)=3.936418e+000; foe(n+1)=4.707324e+001; krok(n+1)=7.698578e-006; ng(n+1)=2.776232e+002;
n=292; farx(n+1)=3.905894e+000; foe(n+1)=4.703610e+001; krok(n+1)=9.477328e-006; ng(n+1)=2.513955e+002;
n=293; farx(n+1)=3.928349e+000; foe(n+1)=4.699921e+001; krok(n+1)=7.626235e-006; ng(n+1)=2.780703e+002;
n=294; farx(n+1)=3.898230e+000; foe(n+1)=4.696248e+001; krok(n+1)=9.479621e-006; ng(n+1)=2.500424e+002;
n=295; farx(n+1)=3.920474e+000; foe(n+1)=4.692601e+001; krok(n+1)=7.632581e-006; ng(n+1)=2.765634e+002;
n=296; farx(n+1)=3.890674e+000; foe(n+1)=4.688973e+001; krok(n+1)=9.451001e-006; ng(n+1)=2.491235e+002;
n=297; farx(n+1)=3.912612e+000; foe(n+1)=4.685366e+001; krok(n+1)=7.599740e-006; ng(n+1)=2.751880e+002;
n=298; farx(n+1)=3.883150e+000; foe(n+1)=4.681773e+001; krok(n+1)=9.504428e-006; ng(n+1)=2.475512e+002;
n=299; farx(n+1)=3.904890e+000; foe(n+1)=4.678203e+001; krok(n+1)=7.559984e-006; ng(n+1)=2.744825e+002;
n=300; farx(n+1)=3.875769e+000; foe(n+1)=4.674646e+001; krok(n+1)=9.531630e-006; ng(n+1)=2.461647e+002;

figure; semilogy(farx,'b'); hold on; semilogy(foe,'r'); xlabel('Iteracje'); ylabel('Earx, Eoe'); legend('Earx','Eoe'); title('Uczenie predyktora OE');
figure; subplot(2,1,1); semilogy(krok); xlabel('Iteracje'); ylabel('Krok');
subplot(2,1,2); semilogy(ng); xlabel('Iteracje'); ylabel('Norma gradientu');
Earx=farx(n+1)
Eoe=foe(n+1)
